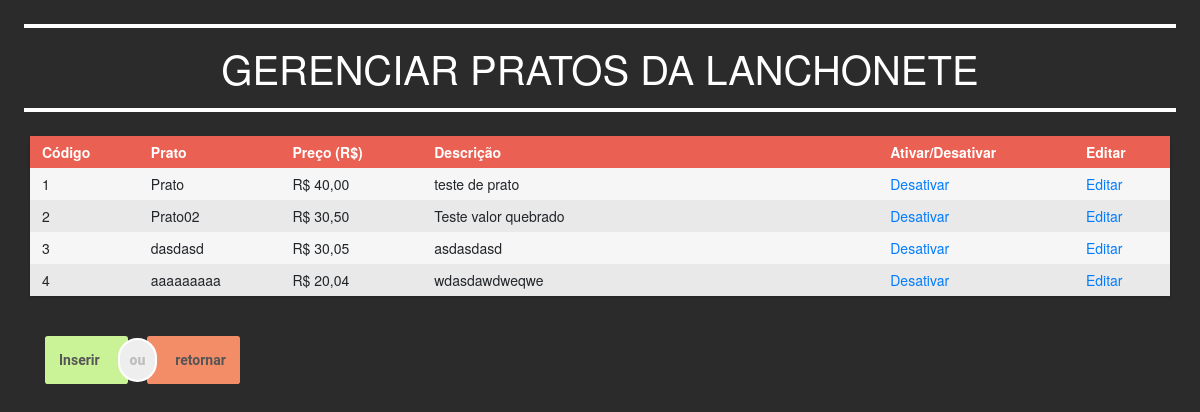
/Front/gerencia-prato.php (signed in), run on an earlier commit of the app's database.
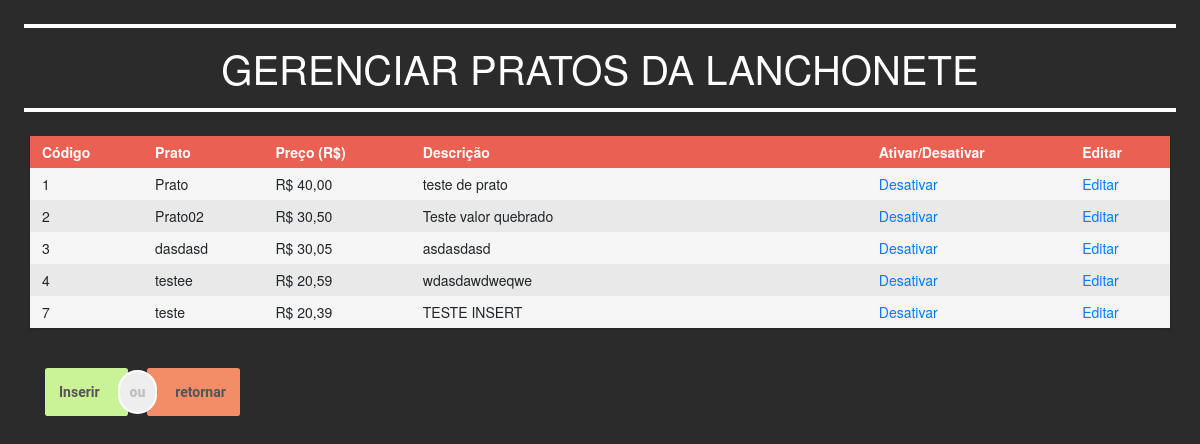
And on a later commit of the database.
### tables this page shows
CREATE TABLE `prato` (
  `id_prato` int(11) NOT NULL,
  `ativo` int(1) NOT NULL,
  `nm_prato` varchar(50) NOT NULL,
  `vl_prato` double NOT NULL,
  `ds_prato` varchar(100) DEFAULT NULL
);

### Back/chamadas.php (called while the page is built, shortened)
<?php
Class Chamadas{
    function verificaPratos(){
        require_once('classes.php');
        $cliente = new Cliente();
        $pratos = $cliente->verCardapio();
        return $pratos;
    }
}
?>

### Back/conexao.php (called while the page is built, shortened)
<?php
class Conexao{
    public $servername = "localhost";
    public $username = "root";
    public $password = "";
    public $dbname = "lancheonnet";
    function connectToDatabase(){
        $conn = new mysqli($this->servername, $this->username, $this->password, $this->dbname);
        mysqli_set_charset($conn, 'utf8');
        return $conn;
    }
    function selectAllPrato(){
        $sql = "SELECT * FROM prato";
        $conn = $this->connectToDatabase();
        if($stmt = $conn->prepare($sql)){
            if($stmt->execute()){
            } else{
            }
        } else{
        }
        $result = $stmt->get_result();
        if($result->num_rows){
            $pratos = array();
            while($row = $result->fetch_assoc()){
                $pratos[$row['id_prato']]['id_prato'] = $row['id_prato'];
                $pratos[$row['id_prato']]['nm_prato'] = $row['nm_prato'];
                $pratos[$row['id_prato']]['vl_prato'] = $row['vl_prato'];
                $pratos[$row['id_prato']]['ds_prato'] = $row['ds_prato'];
                $pratos[$row['id_prato']]['ativo'] = $row['ativo'];
            }
            return $pratos;
        }
    }
}
?>

### Back/classes.php (called while the page is built, shortened)
<?php
require_once('conexao.php');
class Cliente{
    function verCardapio(){
        $conexao = new Conexao();
        $prato = $conexao->selectAllPrato();
        return $prato;
    }
}
?>

### Front/gerencia-prato.php (the view, shortened to what this page needs)
<?php
include('header-adm.php');
include('./../Back/chamadas.php');
$base = new Chamadas();
$pratos = $base->verificaPratos();
?>
<section style="margin: 2%;">
	<hr style="border:white 2px solid;">
	<h1 style="text-align: center; color: white;"> GERENCIAR PRATOS DA LANCHONETE </h1>
	<hr style="border:white 2px solid;">
</section>
<section>
	<div class="container">
		<div class="row">
			<div class="table tablePrato">
				<div class="row header">
					<div class="cell">
						Código
					</div>
					<div class="cell">
						Prato
					</div>
					<div class="cell">
						Preço (R$)
					</div>
					<div class="cell" style="width: 40%;">
						Descrição
					</div>
					<div class="cell">
						Ativar/Desativar
					</div>
					<div class="cell atualizar">
						Editar
					</div>
				</div>
				<?php foreach ($pratos as $prato) { ?>
					<div class="row">
						<div class="cell">
							<span id="<?php echo 'codigo-' . $prato['id_prato'] ?>"><?php echo $prato['id_prato']; ?></span>
						</div>
						<div class="cell">
							<span id="<?php echo 'prato-' . $prato['id_prato'] ?>"><?php echo $prato['nm_prato']; ?></span>
						</div>
						<div class="cell">
							<span id="<?php echo 'valor-' . $prato['id_prato'] ?>"><?php echo "R$ " . number_format($prato['vl_prato'], 2, ",", "."); ?></span>
						</div>
						<div class="cell">
							<span id="<?php echo 'desc-' . $prato['id_prato'] ?>"><?php echo $prato['ds_prato']; ?></span>
						</div>
						<div class="cell">
							<a href="#" class="desativarPrato" data-id='<?php echo $prato['id_prato']; ?>' data-ativo='<?php echo ($prato['ativo'] == 1) ? 0 : 1;  ?>'>
								<?php echo ($prato['ativo'] == 1) ? 'Desativar' : 'Ativar';  ?>
							</a>
						</div>
						<div class="cell">
							<a href="#" class="atualizar" data-id='<?php echo $prato['id_prato']; ?>'> Editar </a>
						</div>
					</div>
				<?php } ?>
			</div>
		</div>
		<div style="margin: 0 auto;">
			<button class="yes-button blur-hover btn-acao inserir" data-item="prato">Inserir</button>
			<button class="or-button rectangalize-hover btn-acao">ou</button>
			<button class="no-button blur-hover btn-acao retornar"> retornar</button>
		</div>
	</div>
</section>

What changed in the data, as far as the page shows it:
changed prato "wdasdawdweqwe": nm_prato "aaaaaaaaa" → "testee"; vl_prato "20,04" → "20,59"
added prato: id_prato "7", nm_prato "teste", vl_prato "20,39", ds_prato "TESTE INSERT", ativo "Desativar"
